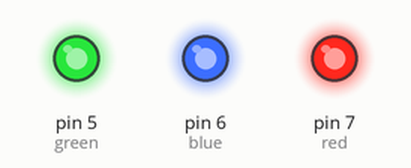
The sketch below on a simulated Arduino Uno, built with avr-gcc and run on an emulated ATmega328P. On the bench: output pins drawn as LEDs (lit = HIGH).

Above: at 0.5 s.
At 3.5 s:
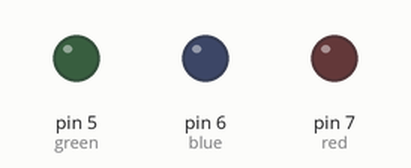
Timing chart, 0 to 4.6 s (numbered marks = the images above):
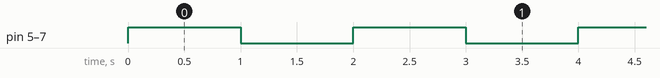

The sketch:

10_16520216_02c.ino
```cpp
int red = 7;
int blue = 6;
int green = 5;

void setup()
{
  pinMode(green, OUTPUT);
  pinMode(blue, OUTPUT);
  pinMode(red, OUTPUT);
}

void loop()
{
  digitalWrite(red, HIGH);
  digitalWrite(blue, HIGH);
  digitalWrite(green, HIGH);
  delay(1000); // menunggu 1 detik
  digitalWrite(red, LOW);
  digitalWrite(blue, LOW);
  digitalWrite(green, LOW);
  delay(1000); // menunggu 1 detik
}
```

Measured:
- by itself, pin 5 (green), pin 6 (blue), pin 7 (red): alternates HIGH for 1.0 s and LOW for 1.0 s
